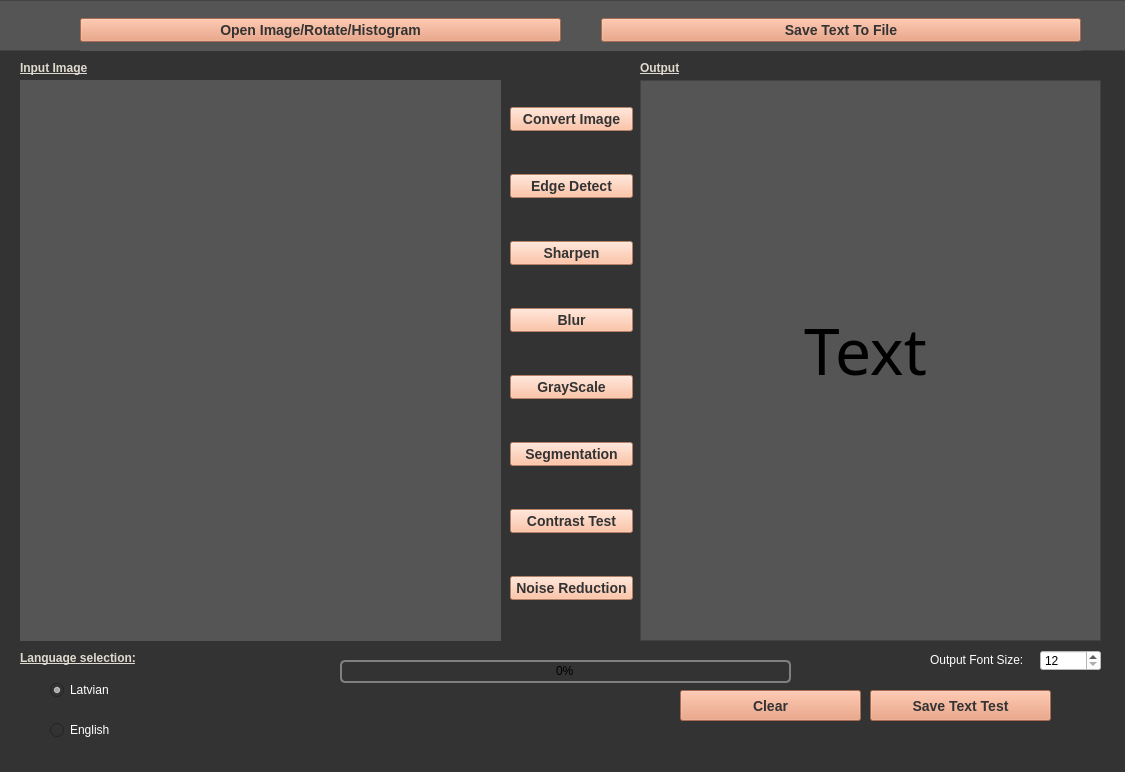
<?xml version="1.0" encoding="UTF-8"?>
<ui version="4.0">
 <class>MainWindow</class>
 <widget class="QMainWindow" name="MainWindow">
  <property name="geometry">
   <rect>
    <x>0</x>
    <y>0</y>
    <width>1125</width>
    <height>772</height>
   </rect>
  </property>
  <property name="windowTitle">
   <string>Python Text Recognition Test</string>
  </property>
  <property name="windowIcon">
   <iconset>
    <normaloff>:/res/icon.png</normaloff>:/res/icon.png</iconset>
  </property>
  <property name="styleSheet">
   <string notr="true">background-color: rgb(51, 51, 51);
</string>
  </property>
  <widget class="QWidget" name="centralwidget">
   <widget class="QFrame" name="upperFrame">
    <property name="geometry">
     <rect>
      <x>-40</x>
      <y>0</y>
      <width>1221</width>
      <height>51</height>
     </rect>
    </property>
    <property name="styleSheet">
     <string notr="true">background-color: rgb(85, 85, 85);</string>
    </property>
    <property name="frameShape">
     <enum>QFrame::StyledPanel</enum>
    </property>
    <property name="frameShadow">
     <enum>QFrame::Raised</enum>
    </property>
    <widget class="QWidget" name="layoutWidget">
     <property name="geometry">
      <rect>
       <x>120</x>
       <y>10</y>
       <width>1001</width>
       <height>41</height>
      </rect>
     </property>
     <layout class="QHBoxLayout" name="horizontalLayout_2">
      <property name="spacing">
       <number>40</number>
      </property>
      <item>
       <widget class="QPushButton" name="pushButton_3">
        <property name="styleSheet">
         <string notr="true">QPushButton{
	color: rgb(51,51,51);
	background-color: rgb(235, 150, 111);
	font-size: 14px;
	font-weight:bold;
}

QPushButton:pressed{
background-color:white
}</string>
        </property>
        <property name="text">
         <string>Open Image/Rotate/Histogram</string>
        </property>
       </widget>
      </item>
      <item>
       <widget class="QPushButton" name="pushButton_7">
        <property name="styleSheet">
         <string notr="true">QPushButton{
	color: rgb(51,51,51);
	background-color: rgb(235, 150, 111);
	font-size: 14px;
	font-weight:bold;
}

QPushButton:pressed{
background-color:white
}</string>
        </property>
        <property name="text">
         <string>Save Text To File</string>
        </property>
       </widget>
      </item>
     </layout>
    </widget>
   </widget>
   <widget class="QTextEdit" name="textEdit">
    <property name="geometry">
     <rect>
      <x>640</x>
      <y>80</y>
      <width>461</width>
      <height>561</height>
     </rect>
    </property>
    <property name="styleSheet">
     <string notr="true">background-color: rgb(85, 85, 85);
font: 75 9pt &quot;Consolas&quot;;
color: rgb(255, 255, 255);</string>
    </property>
   </widget>
   <widget class="QLabel" name="input">
    <property name="geometry">
     <rect>
      <x>20</x>
      <y>80</y>
      <width>481</width>
      <height>561</height>
     </rect>
    </property>
    <property name="styleSheet">
     <string notr="true">background-color: rgb(85, 85, 85);</string>
    </property>
    <property name="lineWidth">
     <number>3</number>
    </property>
    <property name="text">
     <string/>
    </property>
    <property name="scaledContents">
     <bool>false</bool>
    </property>
    <property name="alignment">
     <set>Qt::AlignCenter</set>
    </property>
   </widget>
   <widget class="QLabel" name="label">
    <property name="geometry">
     <rect>
      <x>20</x>
      <y>60</y>
      <width>81</width>
      <height>16</height>
     </rect>
    </property>
    <property name="text">
     <string>&lt;html&gt;&lt;head/&gt;&lt;body&gt;&lt;p&gt;&lt;span style=&quot; font-weight:600; text-decoration: underline; color:#dfdace;&quot;&gt;Input Image&lt;/span&gt;&lt;/p&gt;&lt;/body&gt;&lt;/html&gt;</string>
    </property>
   </widget>
   <widget class="QLabel" name="AddPic">
    <property name="geometry">
     <rect>
      <x>210</x>
      <y>290</y>
      <width>101</width>
      <height>101</height>
     </rect>
    </property>
    <property name="styleSheet">
     <string notr="true">background-color: rgba(255, 255, 255, 0);</string>
    </property>
    <property name="text">
     <string/>
    </property>
    <property name="pixmap">
     <pixmap>res/addPicIcon.png</pixmap>
    </property>
    <property name="scaledContents">
     <bool>true</bool>
    </property>
    <property name="alignment">
     <set>Qt::AlignCenter</set>
    </property>
   </widget>
   <widget class="QLabel" name="label_3">
    <property name="geometry">
     <rect>
      <x>640</x>
      <y>60</y>
      <width>55</width>
      <height>16</height>
     </rect>
    </property>
    <property name="text">
     <string>&lt;html&gt;&lt;head/&gt;&lt;body&gt;&lt;p&gt;&lt;span style=&quot; font-weight:600; text-decoration: underline; color:#dfdace;&quot;&gt;Output&lt;/span&gt;&lt;/p&gt;&lt;/body&gt;&lt;/html&gt;</string>
    </property>
   </widget>
   <widget class="QWidget" name="layoutWidget">
    <property name="geometry">
     <rect>
      <x>510</x>
      <y>70</y>
      <width>123</width>
      <height>571</height>
     </rect>
    </property>
    <layout class="QVBoxLayout" name="verticalLayout">
     <item>
      <widget class="QPushButton" name="pushButton">
       <property name="styleSheet">
        <string notr="true">QPushButton{
	color: rgb(51,51,51);
	background-color: rgb(253, 181, 143);
	font-size: 14px;
	font-weight:bold;
}
QPushButton:hover{
	background-color: rgb(235, 150, 111);
	color:white;
}

QPushButton:pressed{
background-color:rgb(235,150,111);
}</string>
       </property>
       <property name="text">
        <string>Convert Image</string>
       </property>
      </widget>
     </item>
     <item>
      <widget class="QPushButton" name="pushButton_2">
       <property name="styleSheet">
        <string notr="true">QPushButton{
	color: rgb(51,51,51);
	background-color: rgb(253, 181, 143);
	font-size: 14px;
	font-weight:bold;
}
QPushButton:hover{
	background-color: rgb(235, 150, 111);
	color:white;
}
QPushButton:pressed{
background-color:white
}</string>
       </property>
       <property name="text">
        <string>Edge Detect</string>
       </property>
      </widget>
     </item>
     <item>
      <widget class="QPushButton" name="pushButton_9">
       <property name="styleSheet">
        <string notr="true">QPushButton{
	color: rgb(51,51,51);
	background-color: rgb(253, 181, 143);
	font-size: 14px;
	font-weight:bold;
}
QPushButton:hover{
	background-color: rgb(235, 150, 111);
	color:white;
}
QPushButton:pressed{
background-color:white
}</string>
       </property>
       <property name="text">
        <string>Sharpen</string>
       </property>
      </widget>
     </item>
     <item>
      <widget class="QPushButton" name="pushButton_8">
       <property name="styleSheet">
        <string notr="true">QPushButton{
	color: rgb(51,51,51);
	background-color: rgb(253, 181, 143);
	font-size: 14px;
	font-weight:bold;
}
QPushButton:hover{
	background-color: rgb(235, 150, 111);
	color:white;
}
QPushButton:pressed{
background-color:white
}</string>
       </property>
       <property name="text">
        <string>Blur</string>
       </property>
      </widget>
     </item>
     <item>
      <widget class="QPushButton" name="pushButton_11">
       <property name="styleSheet">
        <string notr="true">QPushButton{
	color: rgb(51,51,51);
	background-color: rgb(253, 181, 143);
	font-size: 14px;
	font-weight:bold;
}
QPushButton:hover{
	background-color: rgb(235, 150, 111);
	color:white;
}
QPushButton:pressed{
background-color:white
}</string>
       </property>
       <property name="text">
        <string>GrayScale</string>
       </property>
      </widget>
     </item>
     <item>
      <widget class="QPushButton" name="pushButton_12">
       <property name="styleSheet">
        <string notr="true">QPushButton{
	color: rgb(51,51,51);
	background-color: rgb(253, 181, 143);
	font-size: 14px;
	font-weight:bold;
}
QPushButton:hover{
	background-color: rgb(235, 150, 111);
	color:white;
}
QPushButton:pressed{
background-color:white
}</string>
       </property>
       <property name="text">
        <string>Segmentation</string>
       </property>
      </widget>
     </item>
     <item>
      <widget class="QPushButton" name="pushButton_4">
       <property name="styleSheet">
        <string notr="true">QPushButton{
	color: rgb(51,51,51);
	background-color: rgb(253, 181, 143);
	font-size: 14px;
	font-weight:bold;
}
QPushButton:hover{
	background-color: rgb(235, 150, 111);
	color:white;
}
QPushButton:pressed{
background-color:white
}</string>
       </property>
       <property name="text">
        <string>Contrast Test</string>
       </property>
      </widget>
     </item>
     <item>
      <widget class="QPushButton" name="pushButton_10">
       <property name="styleSheet">
        <string notr="true">QPushButton{
	color: rgb(51,51,51);
	background-color: rgb(253, 181, 143);
	font-size: 14px;
	font-weight:bold;
}
QPushButton:hover{
	background-color: rgb(235, 150, 111);
	color:white;
}
QPushButton:pressed{
background-color:white
}</string>
       </property>
       <property name="text">
        <string>Noise Reduction</string>
       </property>
      </widget>
     </item>
    </layout>
   </widget>
   <widget class="QPushButton" name="pushButton_6">
    <property name="geometry">
     <rect>
      <x>680</x>
      <y>690</y>
      <width>181</width>
      <height>31</height>
     </rect>
    </property>
    <property name="styleSheet">
     <string notr="true">QPushButton{
	color: rgb(51,51,51);
	background-color: rgb(235, 150, 111);
	font-size: 14px;
	font-weight:bold;
}

QPushButton:pressed{
background-color:white
}</string>
    </property>
    <property name="text">
     <string>Clear</string>
    </property>
   </widget>
   <widget class="QPushButton" name="pushButton_5">
    <property name="geometry">
     <rect>
      <x>870</x>
      <y>690</y>
      <width>181</width>
      <height>31</height>
     </rect>
    </property>
    <property name="styleSheet">
     <string notr="true">QPushButton{
	color: rgb(51,51,51);
	background-color: rgb(235, 150, 111);
	font-size: 14px;
	font-weight:bold;
}

QPushButton:pressed{
background-color:white
}</string>
    </property>
    <property name="text">
     <string>Save Text Test</string>
    </property>
   </widget>
   <widget class="QRadioButton" name="radioButton">
    <property name="geometry">
     <rect>
      <x>50</x>
      <y>680</y>
      <width>95</width>
      <height>20</height>
     </rect>
    </property>
    <property name="styleSheet">
     <string notr="true">QRadioButton{
color:white
}</string>
    </property>
    <property name="text">
     <string>Latvian</string>
    </property>
    <property name="checked">
     <bool>true</bool>
    </property>
   </widget>
   <widget class="QRadioButton" name="radioButton_2">
    <property name="geometry">
     <rect>
      <x>50</x>
      <y>720</y>
      <width>95</width>
      <height>20</height>
     </rect>
    </property>
    <property name="styleSheet">
     <string notr="true">QRadioButton{
	color:white
}</string>
    </property>
    <property name="text">
     <string>English</string>
    </property>
   </widget>
   <widget class="QLabel" name="label_2">
    <property name="geometry">
     <rect>
      <x>770</x>
      <y>300</y>
      <width>191</width>
      <height>101</height>
     </rect>
    </property>
    <property name="font">
     <font>
      <family>HP Simplified</family>
      <pointsize>48</pointsize>
      <weight>50</weight>
      <italic>false</italic>
      <bold>false</bold>
      <underline>false</underline>
     </font>
    </property>
    <property name="styleSheet">
     <string notr="true">background-color: rgba(255, 255, 255, 0);</string>
    </property>
    <property name="text">
     <string>&lt;html&gt;&lt;head/&gt;&lt;body&gt;&lt;p align=&quot;center&quot;&gt;Text&lt;/p&gt;&lt;/body&gt;&lt;/html&gt;</string>
    </property>
   </widget>
   <widget class="QLabel" name="label_4">
    <property name="geometry">
     <rect>
      <x>20</x>
      <y>650</y>
      <width>141</width>
      <height>16</height>
     </rect>
    </property>
    <property name="text">
     <string>&lt;html&gt;&lt;head/&gt;&lt;body&gt;&lt;p&gt;&lt;span style=&quot; font-weight:600; text-decoration: underline; color:#dfdace;&quot;&gt;Language selection:&lt;/span&gt;&lt;/p&gt;&lt;/body&gt;&lt;/html&gt;</string>
    </property>
   </widget>
   <widget class="QSpinBox" name="spinBox">
    <property name="geometry">
     <rect>
      <x>1040</x>
      <y>650</y>
      <width>61</width>
      <height>21</height>
     </rect>
    </property>
    <property name="styleSheet">
     <string notr="true">background-color: rgb(255, 255, 255);</string>
    </property>
    <property name="minimum">
     <number>12</number>
    </property>
    <property name="maximum">
     <number>30</number>
    </property>
   </widget>
   <widget class="QLabel" name="label_5">
    <property name="geometry">
     <rect>
      <x>930</x>
      <y>650</y>
      <width>101</width>
      <height>20</height>
     </rect>
    </property>
    <property name="styleSheet">
     <string notr="true">color: rgb(255, 255, 255);</string>
    </property>
    <property name="text">
     <string>Output Font Size:</string>
    </property>
   </widget>
   <widget class="QProgressBar" name="progressBar">
    <property name="geometry">
     <rect>
      <x>340</x>
      <y>660</y>
      <width>451</width>
      <height>23</height>
     </rect>
    </property>
    <property name="layoutDirection">
     <enum>Qt::LeftToRight</enum>
    </property>
    <property name="autoFillBackground">
     <bool>false</bool>
    </property>
    <property name="styleSheet">
     <string notr="true">QProgressBar{
    border: 2px solid grey;
    border-radius: 5px;
    text-align: center
}

QProgressBar::chunk {
    background-color: rgb(235,150,111);
    width: 10px;
    margin: 1px;
}
&quot;&quot;&quot;

COMPLETED_STYLE = &quot;&quot;&quot;
QProgressBar{
    border: 2px solid grey;
    border-radius: 5px;
    text-align: center
}

QProgressBar::chunk {
    background-color: red;
    width: 10px;
    margin: 1px;
}</string>
    </property>
    <property name="value">
     <number>0</number>
    </property>
   </widget>
  </widget>
  <widget class="QStatusBar" name="statusbar"/>
  <action name="actionSingle_Image">
   <property name="text">
    <string>Single Image</string>
   </property>
  </action>
  <action name="actionPNG">
   <property name="text">
    <string>PNG</string>
   </property>
  </action>
  <action name="actionJPEG">
   <property name="text">
    <string>JPEG</string>
   </property>
  </action>
  <action name="actionTIF">
   <property name="text">
    <string>TIF</string>
   </property>
  </action>
 </widget>
 <resources/>
 <connections/>
</ui>
